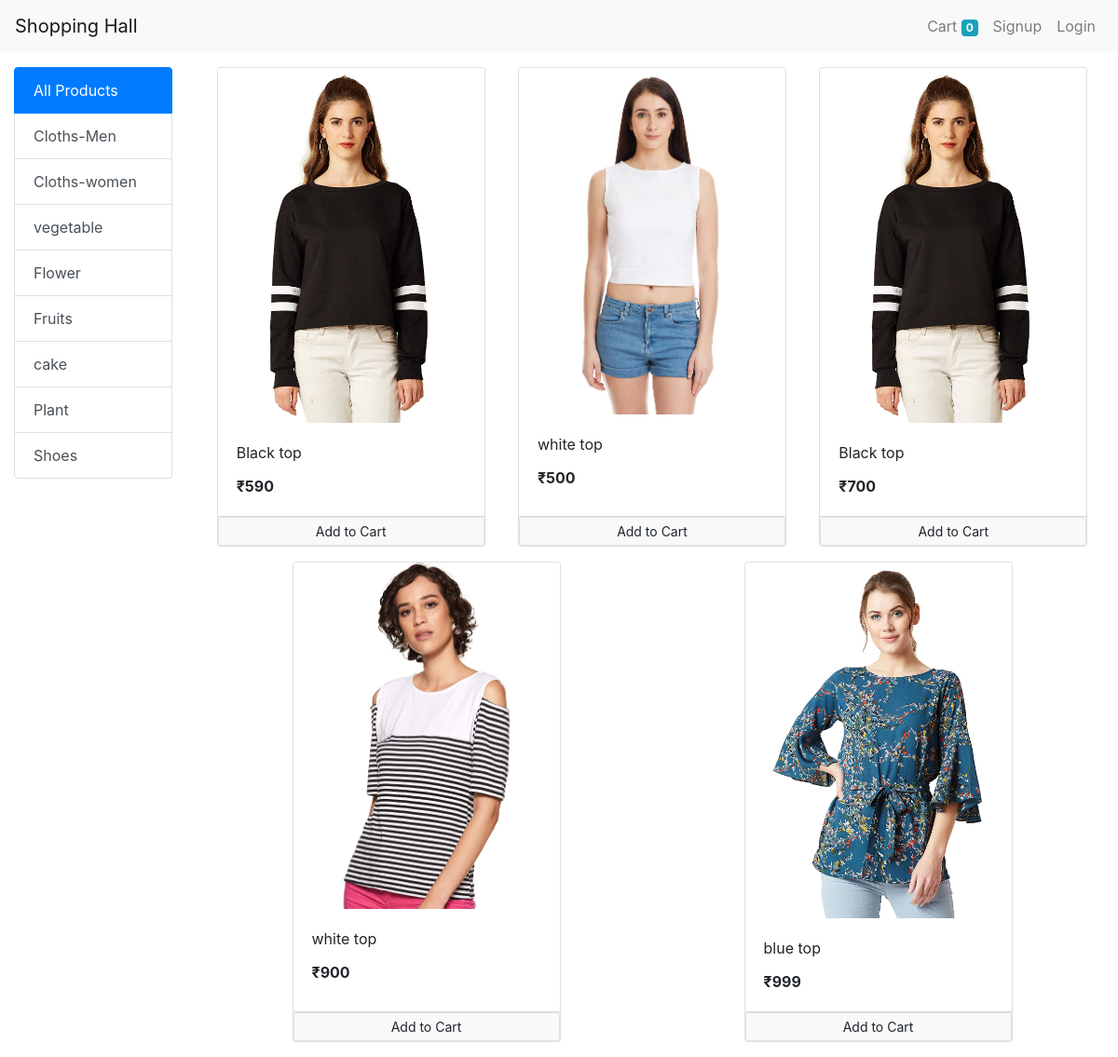
The app's page /?category=2 with its own data.
### store/models/category.py (models this page shows, shortened)
class Category(models.Model):
    name = models.CharField(max_length=20)
    @staticmethod
    def get_all_categories():
         return Category.objects.all()

### store/models/product.py (models this page shows, shortened)
class Product(models.Model):
    name = models.CharField(max_length=50)
    price = models.IntegerField(default=0)
    category = models.ForeignKey(Category, on_delete=models.CASCADE, default=1)
    description = models.CharField(max_length=200, default='' , null=True , blank=True)
    image = models.ImageField(upload_to='uploads/products')
    date_added = models.DateTimeField(default=timezone.now)
    @staticmethod
    def get_all_products_by_categoryid(category_id):
        if category_id:
           return Product.objects.filter(category= category_id)
        else:
            return Product.get_all_products()

### store/views/home.py (the view, shortened to what this page needs)
# urls.py: path('', Index.as_view(), name='homepage'),
class Index(View):
    def get(self, request):
        cart = request.session.get('cart')
        if not cart:
            request.session['cart'] = {}
        category_id = request.GET.get('category')
        if category_id:
            products = Product.get_all_products_by_categoryid(category_id)
        else:
            products = Product.get_all_products()
        categories = Category.get_all_categories()
        data = {
            'products': products,
            'categories': categories,
        }
        return render(request, "index.html", data)

### store/templatetags/custom_filter.py (called while the page is built)
@register.filter(name='currency')
def currency(number):
   return "₹"+str(number)

### store/templates/index.html (shortened to what this page needs)
{% extends 'base.html' %}
{% block content %}
{% load cart %}
{% load custom_filter %}
<div class="container-fluid mt-3">
    <div class="row">
        <div class="col-lg-2 mx-auto">
            <div class="list-group">
                <a href="/" class="list-group-item list-group-item-action active">All Products</a>
                {% for category in categories %}
                <a href="/?category={{category.id}}" class="list-group-item list-group-item-action">{{category.name}}</a>
                {% endfor %}
            </div>
        </div>
        <div id="products" class="col-lg-10 mx-auto">
            <div class="row mx-auto">
                {% for product in products %}
                <div class="card mx-auto mb-3" id="{{product.id}}" style="width: 18rem;">
                    <img class="card-img-top" src="{{product.image.url}}" alt="Card image cap">
                    <div class="card-body">
                        <p class="card-title">{{product.name}}</p>
                        <p class="card-text"><b>{{product.price|currency}}</b></p>
                    </div>
                    <div class="card-footer p-0 no-gutters">
                        <form action="/#{{product.id}}" method="POST" class="btn-block">
                            <input type="submit" class="float-right btn-block btn btn-light border btn-sm" value="Add to Cart">
                        </form>
                    </div>
                </div>
                {% endfor %}
            </div>
        </div>
    </div>
</div>
{% endblock %}

### records on screen
Category: name "Cloths-Men"
Category: name "Cloths-women"
Category: name "vegetable"
Category: name "Flower"
Category: name "Fruits"
Category: name "cake"
Category: name "Plant"
Category: name "Shoes"
Product: image (picture), name "Black top", price "₹590"
Product: image (picture), name "white top", price "₹500"
Product: image (picture), name "Black top", price "₹700"
Product: image (picture), name "white top", price "₹900"
Product: image (picture), name "blue top", price "₹999"

### other values on screen
{{ request.session.cart.keys|length }} "0"
